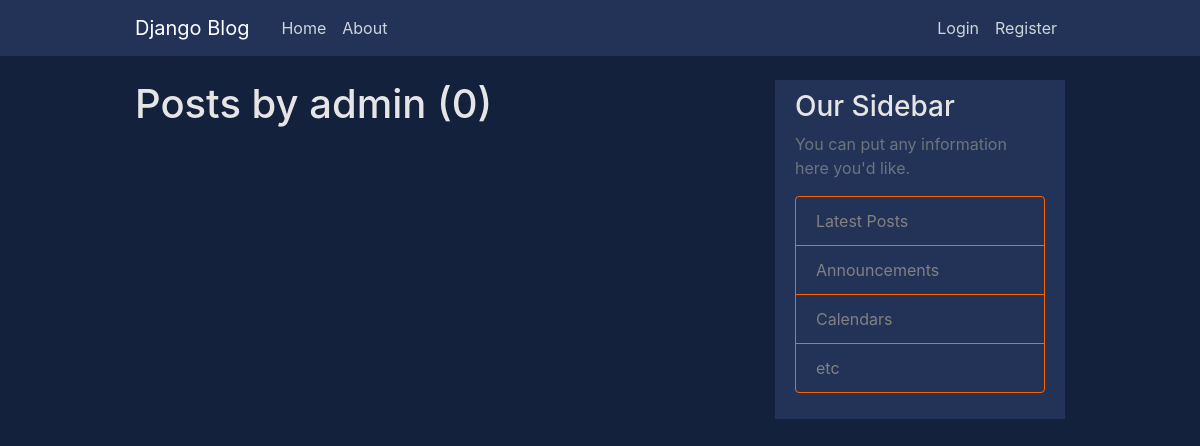
The app's page /faceweb/user/admin, older data.
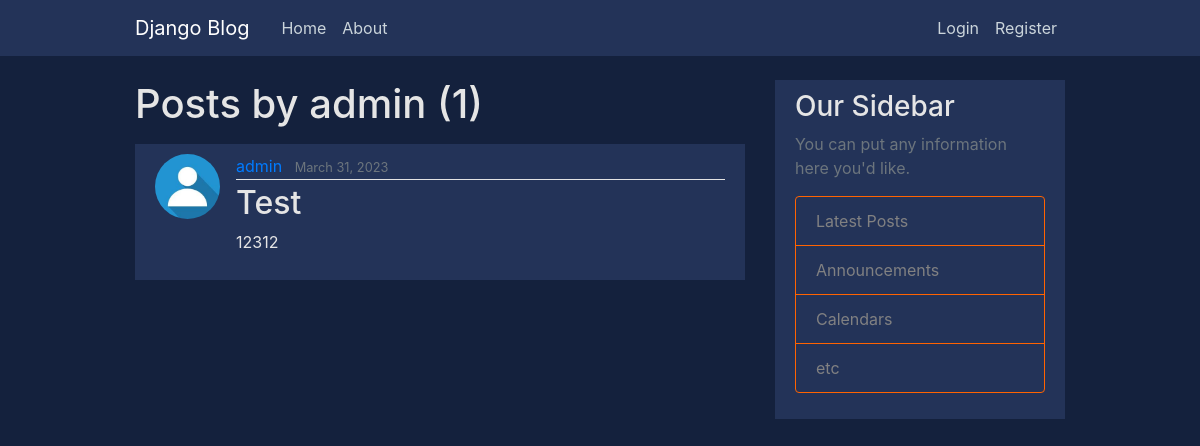
The same page, newer data.
### faceweb/models.py (models this page shows, shortened)
class Post(models.Model):
    title = models.CharField(max_length=100)
    content = models.TextField()
    date_posted = models.DateTimeField(default=timezone.now)
    author = models.ForeignKey(User, on_delete=models.CASCADE)

### users/models.py (models this page shows, shortened)
class Profile(models.Model):
    user = models.OneToOneField(User, on_delete=models.CASCADE)
    ceneo_favourites = models.ManyToManyField(
        Product, related_name='favourites')
    image = models.ImageField(
        default='profile_pics/default.jpg', upload_to='profile_pics')

### faceweb/views.py (the view)
# urls.py: path('user/<str:username>', UserPostListView.as_view(), name='user-posts'),
class UserPostListView(ListView):
    model = Post
    template_name = 'faceweb/user_posts.html'  # <app>/<model>_<viewtype>.html
    context_object_name = 'posts'
    paginate_by = 5
    def get_queryset(self):
        user = get_object_or_404(User, username=self.kwargs.get('username'))
        return Post.objects.filter(author=user).order_by('-date_posted')

### faceweb/templates/faceweb/user_posts.html (shortened to what this page needs)
{% extends "faceweb/base.html" %}
{% block content %}
    <h1 class="mb-3">Posts by {{ view.kwargs.username }} ({{ page_obj.paginator.count }})</h1>
    {% for post in posts %}
        <article class="media content-section">
          <img class="rounded-circle article-img" src="{{ post.author.profile.image.url }}">
          <div class="media-body">
            <div class="article-metadata">
              <a class="mr-2" href="{% url 'user-posts' post.author.username %}">{{ post.author }}</a>
              <small class="text-muted">{{ post.date_posted|date:"F d, Y" }}</small>
            </div>
            <h2><a class="article-title" href="{% url 'post-detail' post.id %}">{{ post.title }}</a></h2>
            <p class="article-content">{{ post.content }}</p>
          </div>
        </article>
    {% endfor %}
{% endblock content %}

Row changes from the older to the newer data that the page shows:
added Post: author.profile.image (placeholder picture), author "admin", date_posted "March 31, 2023", title "Test", content "12312"
Text that changed along with them:
{{ page_obj.paginator.count }}: "0" → "1"
